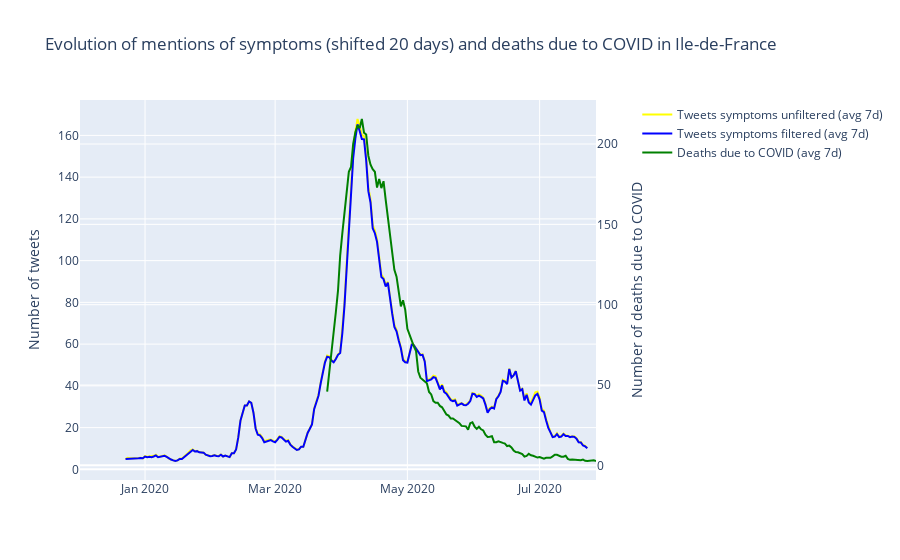

Notebook code for this chart:
### Code cell
def plot_shifted_deaths(lag) :
    
    # Shift : 
    tweets_symptoms['symptom_shift_3'] = tweets_symptoms['has_symptom_mean_3'].shift(lag)
    tweets_symptoms_filtered['symptom_shift_3'] = tweets_symptoms_filtered['has_symptom_mean_3'].shift(lag)

    
    symptoms = 'symptom_shift'
    #label_emergency = emergencies_dict.get(type_emergency)
    
    traces=[]
    traces.append(go.Scatter(x = tweets_symptoms['day'],
                            y = tweets_symptoms['symptom_shift_3'].values,
                            mode = 'lines',
                             line=dict(color='yellow'),
                            name = 'Tweets symptoms unfiltered (avg 7d)',
                            yaxis="y1"))
    
    traces.append(go.Scatter(x = tweets_symptoms_filtered['day'],
                            y = tweets_symptoms_filtered['symptom_shift_3'].values,
                            mode = 'lines',
                             line=dict(color='blue'),
                            name = 'Tweets symptoms filtered (avg 7d)',
                            yaxis="y1"))

    traces.append(go.Scatter(x = open_covid.date, 
                             y = open_covid['deaths_week'],
                             mode = 'lines',
                             name = 'Deaths due to COVID (avg 7d)',
                             line=dict(color='green'),
                             yaxis="y2"))
#     traces.append(go.Scatter(x = urgences.date_de_passage, 
#                              y = urgences['nbre_hospit_corona_mean_3'],
#                              mode = 'lines',
#                              name = 'Hospitalizations (avg 3d)',
#                              line=dict(color='grey'),
#                              yaxis="y2"))
    
    layout = go.Layout(title="Evolution of mentions of symptoms (shifted 20 days) and deaths due to COVID in Ile-de-France",
                        legend={"x" : 1.08, "y" : 1},
                       yaxis=dict(title='Number of tweets'),
                       yaxis2=dict(title='Number of deaths due to COVID',
                                   overlaying='y',
                                   side='right'))
    
    fig = go.Figure(traces, layout)
    py.iplot(fig)
    
plot_shifted_deaths(lag=20)

### Figure 1 — Plotly figure (JSON) as saved in the notebook; plotly's stock layout.template omitted (floating-point values rounded to 4 significant figures; data arrays with more than 128 entries replaced by an {"elided": "..."} marker saying what was removed)
{"data": [{"line": {"color": "yellow"}, "mode": "lines", "name": "Tweets symptoms unfiltered (avg 7d)", "type": "scatter", "x": {"elided": "234 str values"}, "y": {"elided": "234 float values"}, "yaxis": "y"}, {"line": {"color": "blue"}, "mode": "lines", "name": "Tweets symptoms filtered (avg 7d)", "type": "scatter", "x": {"elided": "234 str values"}, "y": {"elided": "234 float values"}, "yaxis": "y"}, {"line": {"color": "green"}, "mode": "lines", "name": "Deaths due to COVID (avg 7d)", "type": "scatter", "x": {"elided": "166 str values"}, "y": {"elided": "166 float values"}, "yaxis": "y2"}], "layout": {"legend": {"x": 1.08, "y": 1}, "title": {"text": "Evolution of mentions of symptoms (shifted 20 days) and deaths due to COVID in Ile-de-France"}, "yaxis": {"title": {"text": "Number of tweets"}}, "yaxis2": {"overlaying": "y", "side": "right", "title": {"text": "Number of deaths due to COVID"}}}}
